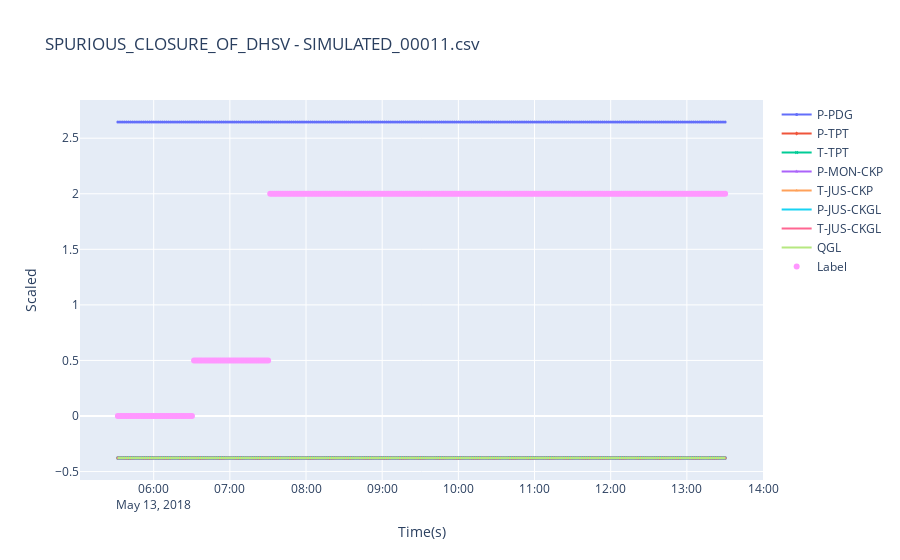

Notebook cell for this chart:
### Markdown cell above
Plot one interactive graph from an especific event class and instance. 
By default the instance is downsampling (n=100) and Z-score Scaler.
To help the visualization transient labels were changed to '0.5'.

### Code cell
class_number = 2
instance_index = 10
resample_factor = 100
tk.plot_instance(class_number,instance_index, resample_factor)

### Figure 1 — Plotly figure (JSON) as saved in the notebook; plotly's stock layout.template omitted (floating-point values rounded to 4 significant figures; data arrays with more than 128 entries replaced by an {"elided": "..."} marker saying what was removed)
{"data": [{"marker": {"size": 3, "symbol": "circle"}, "mode": "lines+markers", "name": "P-PDG", "type": "scatter", "x": {"elided": "288 str values"}, "y": {"elided": "288 float values"}}, {"marker": {"size": 3, "symbol": "diamond"}, "mode": "lines+markers", "name": "P-TPT", "type": "scatter", "x": {"elided": "288 str values"}, "y": {"elided": "288 float values"}}, {"marker": {"size": 3, "symbol": "x"}, "mode": "lines+markers", "name": "T-TPT", "type": "scatter", "x": {"elided": "288 str values"}, "y": {"elided": "288 float values"}}, {"marker": {"size": 3, "symbol": "star"}, "mode": "lines+markers", "name": "P-MON-CKP", "type": "scatter", "x": {"elided": "288 str values"}, "y": {"elided": "288 float values"}}, {"marker": {"size": 3, "symbol": "triangle-up"}, "mode": "lines+markers", "name": "T-JUS-CKP", "type": "scatter", "x": {"elided": "288 str values"}, "y": {"elided": "288 float values"}}, {"mode": "lines", "name": "P-JUS-CKGL", "type": "scatter", "x": {"elided": "288 str values"}, "y": {"elided": "288 float values"}}, {"mode": "lines", "name": "T-JUS-CKGL", "type": "scatter", "x": {"elided": "288 str values"}, "y": {"elided": "288 float values"}}, {"mode": "lines", "name": "QGL", "type": "scatter", "x": {"elided": "288 str values"}, "y": {"elided": "288 float values"}}, {"mode": "markers", "name": "Label", "type": "scatter", "x": {"elided": "288 str values"}, "y": {"elided": "288 float values"}}], "layout": {"font": {"size": 12}, "title": {"text": "SPURIOUS_CLOSURE_OF_DHSV - SIMULATED_00011.csv"}, "xaxis": {"title": {"text": "Time(s)"}}, "yaxis": {"title": {"text": "Scaled"}}}}
